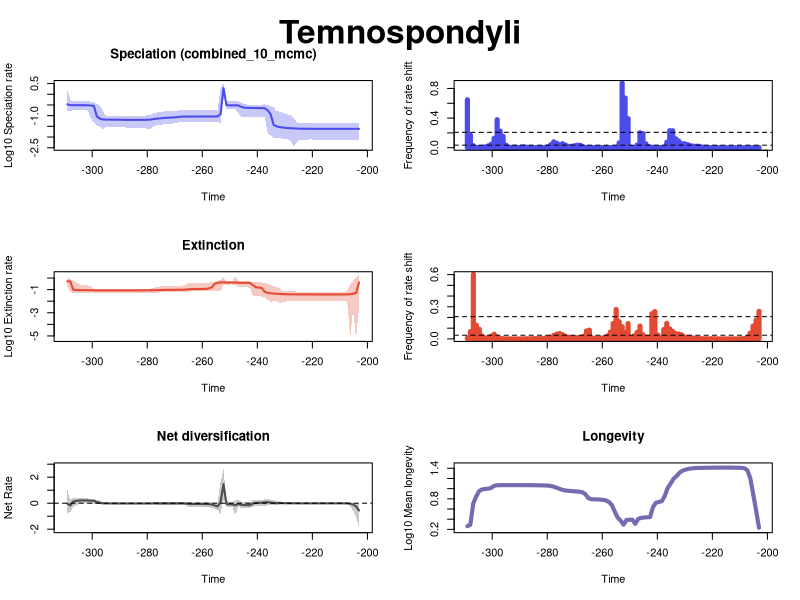

The R script that drew this image:


pdf(file='C:/Users/SimoesLabAdmin/Documents/BDNN_Arielli/temnospondyli/pyrate_mcmc_logs/Log_RTT_plots.pdf',width=10, height=15)
par(mfrow=c(3,2), oma=c(0,0,2,0))
library(scales)

time=c(-203.049067095, -204.11947328500003,-205.189879475,-206.26028566500003,-207.330691855,-208.40109804500003,-209.471504235,-210.54191042500003,-211.612316615,-212.68272280500003,-213.753128995,-214.82353518500003,-215.893941375,-216.96434756500003,-218.034753755,-219.10515994500003,-220.175566135,-221.24597232500003,-222.316378515,-223.38678470500003,-224.457190895,-225.52759708500002,-226.598003275,-227.66840946500002,-228.738815655,-229.80922184500002,-230.879628035,-231.95003422500002,-233.020440415,-234.09084660500002,-235.161252795,-236.23165898500002,-237.302065175,-238.37247136500002,-239.442877555,-240.51328374500002,-241.583689935,-242.65409612500002,-243.724502315,-244.79490850500002,-245.865314695,-246.93572088500002,-248.006127075,-249.07653326500002,-250.146939455,-251.21734564500002,-252.287751835,-253.35815802500002,-254.428564215,-255.49897040500002,-256.56937659500005,-257.639782785,-258.710188975,-259.780595165,-260.85100135500005,-261.921407545,-262.991813735,-264.062219925,-265.13262611500005,-266.203032305,-267.273438495,-268.343844685,-269.41425087500005,-270.484657065,-271.555063255,-272.625469445,-273.69587563500005,-274.766281825,-275.836688015,-276.907094205,-277.97750039500005,-279.047906585,-280.118312775,-281.188718965,-282.25912515500005,-283.329531345,-284.399937535,-285.470343725,-286.54074991500005,-287.611156105,-288.681562295,-289.751968485,-290.82237467500005,-291.892780865,-292.963187055,-294.033593245,-295.10399943500005,-296.174405625,-297.244811815,-298.315218005,-299.38562419500005,-300.456030385,-301.526436575,-302.596842765,-303.66724895500005,-304.737655145,-305.808061335,-306.878467525,-307.94887371500005,-309.019279905)
rate=c(0.02418712352950747, 0.02416526015265455,0.024158825108776434,0.024158825108776434,0.02415943995885243,0.0241599154402284,0.024159922373254684,0.024160971087713465,0.02416236273161705,0.024163714802773045,0.024165816998243696,0.024173497563970234,0.02418448748147939,0.024199443897796935,0.024211857151744964,0.02422827609694233,0.02424560645142779,0.024282100451159822,0.02432976154912806,0.024387237971664755,0.02452197733084148,0.024848273913091398,0.025303301399661554,0.025725043124976053,0.02619488091959979,0.02690725722673236,0.027983939263885593,0.029221776292478897,0.031386490611770956,0.03724827476612283,0.11624186748875011,0.17702605527303567,0.22349402542492935,0.22550980705800633,0.22600367293589596,0.22721065083005776,0.22762948651966938,0.22859155080988958,0.23094826407749686,0.23770956712983177,0.26072850989505825,0.3011449612107728,0.30510208105407954,0.30398817136319656,0.3039011579877309,0.30852988976270435,1.9264791944227753,0.11697652558664029,0.09246013352731378,0.09156141920772223,0.0914877028632062,0.09143063822501961,0.09142032997410687,0.0913484784923054,0.09120387812715022,0.09105978575314642,0.09085437827543252,0.09062845471960561,0.09056019635412922,0.09047010428520244,0.09020306051797039,0.08779802848773818,0.08476313732432102,0.08245766929734483,0.08091820187770012,0.07976662470257326,0.07858898417196458,0.07607171190433043,0.07372897060372212,0.07182979979080636,0.06848874574843372,0.06534943057909172,0.0640385897081617,0.06366670837916114,0.06354049504923479,0.06347583900377572,0.06344930300223862,0.06344930300223862,0.06349439596345435,0.06365743243227648,0.0638893207610183,0.06434530059821152,0.06460130228545075,0.06473222155492217,0.06498374370406705,0.0651566422906682,0.06543371631401235,0.06633425012641525,0.0729069480926264,0.0924337484396473,0.2842409308746611,0.2981120705283432,0.3037499181389608,0.3073290175291431,0.30847304047137625,0.3085448786818368,0.3086451889975679,0.30876811221883504,0.31189493371347055,0.33793115357445447)
minHPD=c(0.007531274290502142, 0.00753622990671462,0.007649910678998141,0.007567477482754343,0.007568870325054388,0.0075935331977245646,0.007599723887775216,0.007611786846115032,0.007531274290502142,0.007611786846115032,0.007610937465487986,0.007608722545017287,0.0075935331977245646,0.007568870325054388,0.00767755770345168,0.0076189430546379,0.007681191215750186,0.007676875502820546,0.0075631481154083855,0.0075653132366769685,0.00720922649374376,0.006129948152560766,0.003528637487108255,0.005909860015400134,0.00767755770345168,0.007933049017420866,0.008410720735350107,0.00877539142524024,0.00877539142524024,0.008884647015435133,0.011775100905627897,0.015534377258507934,0.08393562410128472,0.08676927190467426,0.08644869312330057,0.08737086855272184,0.08746471071220037,0.08737086855272184,0.08737086855272184,0.08662979920683504,0.09034472932102998,0.1308498410832844,0.20431470543398103,0.20592729753752023,0.20652639546388651,0.1959408564281656,1.0330355184337525,0.045767771168885765,0.050999987743032334,0.05168786169570942,0.05242496715759512,0.05259312456971181,0.05168786169570942,0.051818726264590866,0.05177390067750504,0.05242496715759512,0.051818726264590866,0.05173273493858286,0.05177390067750504,0.05153388033731122,0.05073098643268271,0.0487631720204029,0.04574130679718441,0.04314049643763425,0.04236802517001539,0.04040501526828131,0.03917574169163644,0.03774945929963532,0.0361198889861233,0.03486582005145578,0.028843370990684177,0.024081358420064848,0.024796662644830134,0.025448179697492593,0.02545710383444905,0.02568785653378891,0.02576060163002052,0.026061255316347086,0.027431269756419668,0.027876365593263272,0.029013078658278887,0.03034498080028249,0.031011852646028373,0.030931816626894013,0.031008948438542846,0.030431973216047195,0.02955243941549357,0.022952209044503652,0.030118343362656244,0.03334455065073734,0.04778432224494453,0.07170186587659277,0.1728194656400393,0.1784055917637081,0.18154360207118475,0.17964085602248894,0.17964085602248894,0.17880128655168084,0.16369982109381306,0.16358686547452764)
maxHPD=c(0.04354837535958902, 0.043320489844819496,0.043320489844819496,0.04319850121638267,0.04317903435004532,0.043185160392153386,0.04318132684299908,0.04317903435004532,0.043093514308327203,0.04317903435004532,0.04317903435004532,0.04318132684299908,0.043185160392153386,0.043176240195019644,0.043320489844819496,0.043324995614562906,0.043502893655917446,0.04372179388053163,0.04384514665740728,0.044290896115968,0.04522201552124802,0.04804725824948675,0.07139157257950533,0.09997895953388165,0.11326684484686322,0.12557741394578045,0.1380843130108084,0.14899127776667825,0.17285064214162696,0.24014667443022514,0.2854289250008776,0.3111408687567717,0.3350939741534418,0.330907498737883,0.3292700386070069,0.32861342892822465,0.32861342892822465,0.32892951247820934,0.33112158344904025,0.3415809833162391,0.3972025568018397,0.5044439570982041,0.47599468648264565,0.46511693670603915,0.4652532401866321,0.49966503770517506,3.0241912878913793,1.9002306863483356,0.19295965650523578,0.18270004696486522,0.18274129881169812,0.18251591147339274,0.18144577477629897,0.18126511227531591,0.18067398071667637,0.1808391730265163,0.1796691495305325,0.1790488696206697,0.1790488696206697,0.1791109432148444,0.1790488696206697,0.1763112855366342,0.17112945846795968,0.16553823915919094,0.16321437229038063,0.16026675880293625,0.1578170320570442,0.151084442538062,0.14301220736762094,0.137230120541602,0.12531809883997214,0.10824890720148485,0.10228341678541099,0.10109809586593688,0.10028661538705617,0.10029705305552772,0.10025649123403811,0.10028661538705617,0.10046818039263875,0.09881113018167997,0.09809728255555432,0.09727302933061259,0.09723730325736085,0.09726517453128557,0.09763382509496103,0.09809179624975817,0.10022956997160196,0.17862097983964617,0.30074296601444567,0.3432609950509072,0.42131962680414115,0.4366755666484208,0.4885427280102973,0.46479462829643625,0.4659208194420687,0.4657478429299226,0.46943139082128194,0.47378300739504847,0.5264527671892592,1.528683726773804)
remove_na = !is.na(rate)
time = time[remove_na]
plot(time,time,type = 'n', ylim = c(-2.498150446945776, 0.5220019431012375), xlim = c(-309.554483,-202.513864), ylab = 'Log10 Speciation rate', xlab = 'Time',main='Speciation (combined_10_mcmc)' )
polygon(c(time, rev(time)), c(log10(maxHPD[remove_na]), rev(log10(minHPD[remove_na]))), col = alpha('#4c4cec',0.3), border = NA)
lines(time,log10(rate[remove_na]), col = '#4c4cec', lwd=2)
mtext("Temnospondyli", outer = TRUE, line = -1.5, cex = 2, font = 2)
mids=c(-203.0544731868687, -204.13569156060606,-205.21690993434345,-206.2981283080808,-207.3793466818182,-208.46056505555555,-209.54178342929293,-210.62300180303032,-211.70422017676768,-212.78543855050506,-213.86665692424242,-214.9478752979798,-216.02909367171716,-217.11031204545455,-218.19153041919193,-219.2727487929293,-220.35396716666668,-221.43518554040404,-222.51640391414142,-223.5976222878788,-224.67884066161616,-225.76005903535355,-226.8412774090909,-227.9224957828283,-229.00371415656568,-230.08493253030304,-231.16615090404042,-232.24736927777778,-233.32858765151516,-234.40980602525252,-235.4910243989899,-236.57224277272726,-237.65346114646465,-238.73467952020204,-239.8158978939394,-240.89711626767678,-241.97833464141414,-243.05955301515152,-244.1407713888889,-245.22198976262627,-246.30320813636365,-247.384426510101,-248.4656448838384,-249.54686325757578,-250.62808163131314,-251.7093000050505,-252.79051837878788,-253.87173675252527,-254.95295512626262,-256.03417350000007,-257.1153918737374,-258.1966102474747,-259.27782862121217,-260.3590469949495,-261.4402653686868,-262.52148374242427,-263.6027021161616,-264.68392048989904,-265.76513886363637,-266.8463572373737,-267.92757561111114,-269.00879398484847,-270.0900123585859,-271.17123073232324,-272.25244910606057,-273.333667479798,-274.41488585353534,-275.4961042272728,-276.5773226010101,-277.65854097474744,-278.7397593484849,-279.8209777222222,-280.90219609595965,-281.983414469697,-283.0646328434343,-284.14585121717175,-285.2270695909091,-286.3082879646465,-287.38950633838385,-288.4707247121212,-289.5519430858586,-290.63316145959595,-291.7143798333334,-292.7955982070707,-293.87681658080805,-294.9580349545455,-296.0392533282828,-297.12047170202027,-298.2016900757576,-299.2829084494949,-300.36412682323237,-301.4453451969697,-302.52656357070714,-303.60778194444447,-304.6890003181818,-305.77021869191924,-306.85143706565657,-307.9326554393939,-309.01387381313134)
counts=c(0.001550561797752809, 0.0009662921348314607,0.0005393258426966292,0.00044943820224719103,0.00047191011235955056,0.0002584269662921348,0.00023595505617977528,0.0002696629213483146,0.00021348314606741572,0.00041573033707865167,0.0004606741573033708,0.0006179775280898876,0.0009887640449438202,0.0010112359550561798,0.0011685393258426967,0.0014157303370786517,0.002303370786516854,0.00250561797752809,0.0035393258426966293,0.008224719101123596,0.019112359550561796,0.020617977528089887,0.021280898876404494,0.027157303370786517,0.042853932584269665,0.05302247191011236,0.05543820224719101,0.09149438202247191,0.12021348314606742,0.22886516853932584,0.2297191011235955,0.07376404494382023,0.004887640449438202,0.005044943820224719,0.004887640449438202,0.003056179775280899,0.0063370786516853935,0.014662921348314607,0.05203370786516854,0.18965168539325844,0.20152808988764045,0.034764044943820224,0.004022471910112359,0.003764044943820225,0.39164044943820225,0.6713932584269663,0.8722359550561798,0.06555056179775282,0.00451685393258427,0.0016067415730337078,0.0014831460674157304,0.001101123595505618,0.0017303370786516854,0.0024719101123595504,0.002044943820224719,0.002966292134831461,0.0022247191011235956,0.002112359550561798,0.002764044943820225,0.01357303370786517,0.033134831460674155,0.03451685393258427,0.027089887640449437,0.01955056179775281,0.018348314606741575,0.03506741573033708,0.0540561797752809,0.042853932584269665,0.0608314606741573,0.07877528089887641,0.03995505617977528,0.011191011235955057,0.00447191011235955,0.0020674157303370785,0.0011573033707865169,0.0011123595505617978,0.0026292134831460675,0.005786516853932585,0.006561797752808989,0.010606741573033708,0.008719101123595505,0.0032808988764044945,0.00698876404494382,0.005123595505617978,0.00903370786516854,0.033651685393258426,0.15407865168539325,0.22432584269662922,0.37747191011235953,0.1272247191011236,0.04706741573033708,0.025348314606741574,0.01196629213483146,0.004685393258426966,0.003797752808988764,0.004808988764044944,0.027112359550561797,0.17084269662921348,0.6472584269662921)
plot(mids,counts,type = 'h', xlim = c(-309.554483,-202.513864), ylim=c(0,0.8722359550561798), ylab = 'Frequency of rate shift', xlab = 'Time',lwd=5,col='#4c4cec')
bf2 = 0.034236664179175785
bf6 = 0.20757227865309927
abline(h=bf2, lty=2)
abline(h=bf6, lty=2)

time=c(-203.049067095, -204.11947328500003,-205.189879475,-206.26028566500003,-207.330691855,-208.40109804500003,-209.471504235,-210.54191042500003,-211.612316615,-212.68272280500003,-213.753128995,-214.82353518500003,-215.893941375,-216.96434756500003,-218.034753755,-219.10515994500003,-220.175566135,-221.24597232500003,-222.316378515,-223.38678470500003,-224.457190895,-225.52759708500002,-226.598003275,-227.66840946500002,-228.738815655,-229.80922184500002,-230.879628035,-231.95003422500002,-233.020440415,-234.09084660500002,-235.161252795,-236.23165898500002,-237.302065175,-238.37247136500002,-239.442877555,-240.51328374500002,-241.583689935,-242.65409612500002,-243.724502315,-244.79490850500002,-245.865314695,-246.93572088500002,-248.006127075,-249.07653326500002,-250.146939455,-251.21734564500002,-252.287751835,-253.35815802500002,-254.428564215,-255.49897040500002,-256.56937659500005,-257.639782785,-258.710188975,-259.780595165,-260.85100135500005,-261.921407545,-262.991813735,-264.062219925,-265.13262611500005,-266.203032305,-267.273438495,-268.343844685,-269.41425087500005,-270.484657065,-271.555063255,-272.625469445,-273.69587563500005,-274.766281825,-275.836688015,-276.907094205,-277.97750039500005,-279.047906585,-280.118312775,-281.188718965,-282.25912515500005,-283.329531345,-284.399937535,-285.470343725,-286.54074991500005,-287.611156105,-288.681562295,-289.751968485,-290.82237467500005,-291.892780865,-292.963187055,-294.033593245,-295.10399943500005,-296.174405625,-297.244811815,-298.315218005,-299.38562419500005,-300.456030385,-301.526436575,-302.596842765,-303.66724895500005,-304.737655145,-305.808061335,-306.878467525,-307.94887371500005,-309.019279905)
rate=c(0.4130314146352023, 0.051015764410797734,0.04378287096112472,0.04019509796288638,0.03856850978911769,0.038228648971374964,0.03816546537937909,0.03813903971273122,0.03811903114312526,0.03810586767506108,0.038101866416856936,0.038102478839768424,0.03810586767506108,0.03811607779270446,0.038137777187102886,0.03816021100819254,0.03820883340235487,0.0382918764228614,0.03832626500814389,0.03837303074592044,0.038446111331607594,0.0385599965428783,0.038700114371874046,0.03896644237902143,0.039346982455753514,0.03989204341652407,0.04055205171920674,0.04188986054025788,0.04385110463965587,0.045450184412539354,0.048633994953126966,0.05242818645758376,0.06515276815680826,0.1359066104178435,0.14871479741747773,0.1591566382961101,0.23580843851089847,0.3797432382228385,0.3818809591785406,0.38376830776282234,0.38789770830072035,0.39641423701250345,0.41309135071665554,0.4057304528062148,0.4058017954116231,0.40721565335982646,0.42934076372266594,0.41028248777683274,0.3911921332016697,0.31748101607987245,0.15547256933909454,0.12691952102221551,0.11555013378455205,0.11350646690834712,0.11234685351093987,0.11174835538905911,0.11142331757375938,0.11085987103344361,0.10674423359057167,0.10003080669013095,0.09769863461815678,0.09702328933706246,0.09651765905920567,0.09603542672692414,0.09561816859483319,0.09512501747608797,0.09439239595577381,0.09328131730658662,0.09155646384974052,0.08974525696803241,0.08833611486671605,0.08740840671122742,0.08695406912587861,0.08670315021601521,0.08652797225547787,0.08642262039396771,0.08631331164383954,0.08623560840112904,0.0861677473414658,0.086105686061384,0.08606722870819386,0.08605208761954321,0.08603949776404524,0.08603507121327131,0.08603904646216362,0.08604422861936314,0.08605306768046941,0.08607732886190611,0.0861542834947572,0.08628548405642131,0.08685410752554637,0.08845786460721076,0.08906585079891344,0.08918283200248335,0.0894624726910338,0.09018067551901887,0.09293299500269137,0.09808778156469619,0.5031761103134161,0.5243255149854191)
minHPD=c(0.0029981636438845554, 6.184892426516235e-06,0.002159094752672523,6.184892426516235e-06,0.009111524127604579,0.009957630854288033,0.01092943508589366,0.01092943508589366,0.011051197658184074,0.01092943508589366,0.011035599449806949,0.011051975477775177,0.011080643914757281,0.0110853981644967,0.011087255333831845,0.011035599449806949,0.011076432014019682,0.011072543840926003,0.011059814728801154,0.011044993184485036,0.0110853981644967,0.011051197658184074,0.011097822329980633,0.010485892818468377,0.010314177905774375,0.009235326143916148,0.007706695371059864,0.007663556725564933,0.009758267320137086,0.010077983957248144,0.009128383430344694,0.012891124999270472,0.020922071778256262,0.02519612263995899,0.0265425319205037,0.027467799450976802,0.02857539625086351,0.1483266001990327,0.15531933290345132,0.16362311435711024,0.1673723676173281,0.1731903047630816,0.24919959154229493,0.27614393132088605,0.27614393132088605,0.2750336374527667,0.2666113609253544,0.07910577001631075,0.0775995950065893,0.07345585010230855,0.07211776066664508,0.07026576441563144,0.07034240295089232,0.07016435500638774,0.0700995479515686,0.07034011583684947,0.07026576441563144,0.06934812701216438,0.06618264976037125,0.05945036237733298,0.062355144246523914,0.062417117012657355,0.062403729372750474,0.06180161659550168,0.06231841502954851,0.061137418768980635,0.06118931711304754,0.0581196575011675,0.05545603711224187,0.05109764103880086,0.04899835429595621,0.050990969480381176,0.05297994343468534,0.05320306462965874,0.05448248477132658,0.05481951137916173,0.0555282851320574,0.05545603711224187,0.05551188367122914,0.05551188367122914,0.0555336965783079,0.05551188367122914,0.05551278959853054,0.05552461308849902,0.05560174078693684,0.05559457677712725,0.05559457677712725,0.05552461308849902,0.05552461308849902,0.05549046413368662,0.05259069563211943,0.046001965119303365,0.04849670895210948,0.04986913508978784,0.049662866374372304,0.049812192225909734,0.0506115300909486,0.05057835393149616,0.06531674710016036,0.17194322542077828)
maxHPD=c(1.9043110300383437, 1.0876755309113346,0.5826726748571851,0.27031371897838585,0.07108875687456286,0.0682680692604187,0.0685582354323586,0.06825311490669245,0.06817496998954305,0.06790844555367334,0.06793345967269344,0.06791234684669646,0.06791234684669646,0.06791234684669646,0.06790420442972758,0.0678140543962487,0.06779477554565912,0.06779477554565912,0.06783406082935609,0.06791171133704568,0.06812334336431226,0.06843319128195008,0.06905443465935632,0.06964130721000375,0.07136182489783158,0.07439233262673711,0.08196865229720325,0.12688206607774266,0.16910167057151881,0.19598190382504946,0.26452138191827373,0.3198829258071758,0.3838455200117149,0.41120245825683344,0.41476915100885714,0.41895112515102617,0.4447069659099905,0.5052473033515864,0.5048469938915596,0.5109781208448838,0.5150819005174138,0.5380653077956598,1.3218494329931583,0.5496570435173754,0.5493586821607914,0.5628547215234935,1.1478053352966848,0.745783345070285,0.5621157576157871,0.49338058471802143,0.4373298267289903,0.4080014331477894,0.39222473320144013,0.3868045721857568,0.3831650348550487,0.38231984080995784,0.3817543641234693,0.3801976353425681,0.3658888887311163,0.2655957366373177,0.21998895194183615,0.2140286703009947,0.2113150389092639,0.20860649692859481,0.2079119981734033,0.20508688408099685,0.2026867115459717,0.19400032951296842,0.18127782932004985,0.1589912096605309,0.13424560326372798,0.11943330637359244,0.11701811588520236,0.11545775160845642,0.11537305304087614,0.11507369072978178,0.11518028115706784,0.11475533817010773,0.11455869083150248,0.11436357877886624,0.1143506469396821,0.11430002426184427,0.11428658888247434,0.11428590745301193,0.1143506469396821,0.11436357877886624,0.11436191800620027,0.11436357877886624,0.11468217559167274,0.115215708161325,0.11620177381159257,0.19713728184016713,0.22766673826753814,0.2351495025774724,0.2494422643900455,0.287951353554717,0.4354021496385959,0.5556867456352106,0.8996063365860086,0.9568602996300126)
remove_na = !is.na(rate)
time = time[remove_na]
plot(time,time,type = 'n', ylim = c(-5.2544253401891785, 0.3211305680709665), xlim = c(-309.554483,-202.513864), ylab = 'Log10 Extinction rate', xlab = 'Time',main='Extinction' )
polygon(c(time, rev(time)), c(log10(maxHPD[remove_na]), rev(log10(minHPD[remove_na]))), col = alpha('#e34a33',0.3), border = NA)
lines(time,log10(rate[remove_na]), col = '#e34a33', lwd=2)
mids=c(-203.0544731868687, -204.13569156060606,-205.21690993434345,-206.2981283080808,-207.3793466818182,-208.46056505555555,-209.54178342929293,-210.62300180303032,-211.70422017676768,-212.78543855050506,-213.86665692424242,-214.9478752979798,-216.02909367171716,-217.11031204545455,-218.19153041919193,-219.2727487929293,-220.35396716666668,-221.43518554040404,-222.51640391414142,-223.5976222878788,-224.67884066161616,-225.76005903535355,-226.8412774090909,-227.9224957828283,-229.00371415656568,-230.08493253030304,-231.16615090404042,-232.24736927777778,-233.32858765151516,-234.40980602525252,-235.4910243989899,-236.57224277272726,-237.65346114646465,-238.73467952020204,-239.8158978939394,-240.89711626767678,-241.97833464141414,-243.05955301515152,-244.1407713888889,-245.22198976262627,-246.30320813636365,-247.384426510101,-248.4656448838384,-249.54686325757578,-250.62808163131314,-251.7093000050505,-252.79051837878788,-253.87173675252527,-254.95295512626262,-256.03417350000007,-257.1153918737374,-258.1966102474747,-259.27782862121217,-260.3590469949495,-261.4402653686868,-262.52148374242427,-263.6027021161616,-264.68392048989904,-265.76513886363637,-266.8463572373737,-267.92757561111114,-269.00879398484847,-270.0900123585859,-271.17123073232324,-272.25244910606057,-273.333667479798,-274.41488585353534,-275.4961042272728,-276.5773226010101,-277.65854097474744,-278.7397593484849,-279.8209777222222,-280.90219609595965,-281.983414469697,-283.0646328434343,-284.14585121717175,-285.2270695909091,-286.3082879646465,-287.38950633838385,-288.4707247121212,-289.5519430858586,-290.63316145959595,-291.7143798333334,-292.7955982070707,-293.87681658080805,-294.9580349545455,-296.0392533282828,-297.12047170202027,-298.2016900757576,-299.2829084494949,-300.36412682323237,-301.4453451969697,-302.52656357070714,-303.60778194444447,-304.6890003181818,-305.77021869191924,-306.85143706565657,-307.9326554393939,-309.01387381313134)
counts=c(0.2570674157303371, 0.17348314606741572,0.1197752808988764,0.052764044943820226,0.01301123595505618,0.00350561797752809,0.0017865168539325843,0.00149438202247191,0.0009213483146067416,0.0007415730337078652,0.0006067415730337079,0.0006629213483146068,0.0006853932584269663,0.0008539325842696629,0.0011348314606741572,0.0022696629213483145,0.0021573033707865167,0.0014382022471910113,0.0017865168539325843,0.002258426966292135,0.003112359550561798,0.004797752808988764,0.00798876404494382,0.010674157303370787,0.014224719101123596,0.019224719101123597,0.03807865168539326,0.045539325842696626,0.048741573033707866,0.07024719101123596,0.0948876404494382,0.145,0.08789887640449438,0.016213483146067416,0.0361123595505618,0.25502247191011235,0.23504494382022473,0.012258426966292134,0.017370786516853934,0.0389438202247191,0.11991011235955056,0.06079775280898876,0.028247191011235954,0.0039101123595505615,0.14259550561797754,0.06219101123595506,0.11421348314606741,0.1603370786516854,0.2742022471910112,0.14391011235955056,0.06312359550561798,0.027112359550561797,0.011067415730337078,0.008134831460674157,0.00401123595505618,0.004426966292134831,0.009741573033707865,0.08197752808988765,0.0738314606741573,0.023157303370786517,0.012752808988764045,0.011808988764044943,0.011168539325842696,0.011325842696629214,0.01656179775280899,0.024415730337078653,0.039269662921348314,0.04978651685393259,0.04396629213483146,0.031696629213483145,0.016853932584269662,0.008056179775280899,0.006146067415730337,0.004179775280898876,0.0034719101123595504,0.003089887640449438,0.0023932584269662923,0.0018651685393258426,0.001898876404494382,0.0009101123595505618,0.0006853932584269663,0.000550561797752809,0.00047191011235955056,0.0007078651685393258,0.0007303370786516854,0.0010112359550561798,0.002460674157303371,0.004022471910112359,0.014303370786516854,0.043808988764044945,0.026213483146067414,0.0057752808988764046,0.010943820224719101,0.026674157303370787,0.08947191011235955,0.12779775280898875,0.6028426966292135,0.06769662921348314,0.007707865168539326)
plot(mids,counts,type = 'h', xlim = c(-309.554483,-202.513864), ylim=c(0,0.6028426966292135), ylab = 'Frequency of rate shift', xlab = 'Time',lwd=5,col='#e34a33')
abline(h=bf2, lty=2)
abline(h=bf6, lty=2)
#Net Diversification Rate
time=c(-203.049067095, -204.11947328500003,-205.189879475,-206.26028566500003,-207.330691855,-208.40109804500003,-209.471504235,-210.54191042500003,-211.612316615,-212.68272280500003,-213.753128995,-214.82353518500003,-215.893941375,-216.96434756500003,-218.034753755,-219.10515994500003,-220.175566135,-221.24597232500003,-222.316378515,-223.38678470500003,-224.457190895,-225.52759708500002,-226.598003275,-227.66840946500002,-228.738815655,-229.80922184500002,-230.879628035,-231.95003422500002,-233.020440415,-234.09084660500002,-235.161252795,-236.23165898500002,-237.302065175,-238.37247136500002,-239.442877555,-240.51328374500002,-241.583689935,-242.65409612500002,-243.724502315,-244.79490850500002,-245.865314695,-246.93572088500002,-248.006127075,-249.07653326500002,-250.146939455,-251.21734564500002,-252.287751835,-253.35815802500002,-254.428564215,-255.49897040500002,-256.56937659500005,-257.639782785,-258.710188975,-259.780595165,-260.85100135500005,-261.921407545,-262.991813735,-264.062219925,-265.13262611500005,-266.203032305,-267.273438495,-268.343844685,-269.41425087500005,-270.484657065,-271.555063255,-272.625469445,-273.69587563500005,-274.766281825,-275.836688015,-276.907094205,-277.97750039500005,-279.047906585,-280.118312775,-281.188718965,-282.25912515500005,-283.329531345,-284.399937535,-285.470343725,-286.54074991500005,-287.611156105,-288.681562295,-289.751968485,-290.82237467500005,-291.892780865,-292.963187055,-294.033593245,-295.10399943500005,-296.174405625,-297.244811815,-298.315218005,-299.38562419500005,-300.456030385,-301.526436575,-302.596842765,-303.66724895500005,-304.737655145,-305.808061335,-306.878467525,-307.94887371500005,-309.019279905)
net_rate=c(-0.5609629032404865, -0.24318576335205772,-0.10073729537755335,-0.03634136418336248,-0.018176487894685026,-0.014705777141677652,-0.014117730101008986,-0.013920814158152914,-0.01380720395513796,-0.013734882365648505,-0.013692826678096069,-0.013673230988352138,-0.013659718769089241,-0.013643215727450054,-0.013631372568526959,-0.013612979802691954,-0.013616491443576522,-0.013600760852366604,-0.013483119170800487,-0.013319917189362927,-0.012850419648943382,-0.011524296331125802,-0.009685043126247695,-0.00820286287058657,-0.006635370234931697,-0.004005551996254554,-0.00020393532092685088,0.0018680673181838692,0.005031542538947415,0.018199373232478153,0.04161843207107558,0.08410718769078923,0.07136869274389508,0.03526362678317655,0.029133938454069634,0.02417978849850956,-0.018361173612375353,-0.14749396343595775,-0.14964998821786488,-0.146510977070638,-0.12320946806169751,-0.05356198705234775,-0.16232384921943116,-0.08885992154387069,-0.0890398999273968,-0.06180058347509843,1.468413641277199,0.08219732627193223,-0.24834794201788368,-0.1748147473801095,-0.10328105223279396,-0.07763473573088102,-0.06545746701628256,-0.06170597348440511,-0.05948919332590297,-0.058664961169979435,-0.05840770339838641,-0.057888189397984485,-0.04852416486223214,-0.023963014741327105,-0.013786695752188605,-0.014125670105680237,-0.016373761958315785,-0.018151730170672935,-0.019224289172436734,-0.019524181547465665,-0.019203429256224227,-0.0200809423881323,-0.019286344222644376,-0.01749152715504706,-0.01994583103625293,-0.02338373654353351,-0.024413527500299455,-0.02439669291240666,-0.024213552070294093,-0.024046636948705888,-0.023855176476582206,-0.023695558110297246,-0.02344537178988926,-0.02301251859487697,-0.022534801352745167,-0.021690140129678234,-0.02116389550788343,-0.02088845887815745,-0.020276358708678253,-0.01964035565301384,-0.018179020129492678,-0.01132286805440534,0.025513339835123747,0.07720427536620769,0.1791846732360661,0.19820568024833574,0.20679164628329336,0.21395612258173155,0.21440849356470737,0.20688463446526115,0.17662001763208157,0.12490820639511681,-0.17759876923353024,-0.03381524086096408)
net_minHPD=c(-1.8818046220363187, -1.0673116623645296,-0.5634511506869334,-0.2517703904956368,-0.05067000567173807,-0.04764815553809995,-0.047676926951191884,-0.046594263521239576,-0.046504026402709175,-0.04634524793589088,-0.04626380129155584,-0.04630147545344236,-0.04626380129155584,-0.04626380129155584,-0.04630147545344236,-0.04646743526568907,-0.04659283871819911,-0.04687811897165017,-0.047389040298495486,-0.04817744029308231,-0.050352959530707585,-0.05410780668350986,-0.06580249966388159,-0.05724101766804496,-0.0572904281050636,-0.057169303970091144,-0.060868161328597535,-0.10029874955421339,-0.14800603641204213,-0.1394334882842106,-0.16631142932741208,-0.1722340824140166,-0.20640712722299673,-0.21684922126858772,-0.21844430563038056,-0.2252107001110523,-0.26524708647632633,-0.3494923540674771,-0.3460623621175132,-0.3506393934343154,-0.34535979649040605,-0.32001099510810305,-0.8829376190793021,-0.2675682689353751,-0.2675456044040333,-0.3162591848748595,0.42498129889447256,-0.8380386468122706,-0.5374565979192821,-0.41912308653178654,-0.35191047268784104,-0.3200999318983351,-0.3025410761471953,-0.2938670042614443,-0.29022542766290743,-0.2898599513510083,-0.29024473444265225,-0.2898599513510083,-0.27292944666269126,-0.15657363495561993,-0.11367447805356054,-0.1142200247593694,-0.11436603224952503,-0.12064771594267815,-0.1216343711365741,-0.12164337076067817,-0.12136658421014454,-0.12777726303375017,-0.1177407037076712,-0.09458486556675104,-0.08243487719224937,-0.07867765773416172,-0.07216829082119436,-0.0719289837028095,-0.06955316621986707,-0.06843000249440832,-0.06764018515124573,-0.06719811457635673,-0.06724147890245669,-0.06614640800163751,-0.06461760722995465,-0.06386579505180623,-0.06391104179976635,-0.06385840801601952,-0.06386280970564442,-0.06386579505180623,-0.06666079832069163,-0.07880617063577453,-0.06527035616914728,-0.05846596506892196,-0.038149632925157634,-0.02599808628546707,-0.01382765243842285,0.03879472892484903,0.030937446142514646,-0.01821478597521975,-0.17167266655157348,-0.3048653359715505,-0.6773060167342446,-0.767278387395649)
net_maxHPD=c(0.034154881639850795, 0.03561751538633587,0.03463732213530891,0.03572044001348852,0.02141677985207269,0.01965483499766666,0.018829633761082452,0.019564908800210532,0.01939503317906833,0.0193887499416375,0.019360114087386297,0.019297187028698155,0.019321023156807348,0.019368668606225665,0.01938816394593229,0.019314184483354625,0.019321023156807348,0.0193640786431291,0.0193887499416375,0.019527101174262415,0.019867543479806248,0.023928997519179963,0.04171507723133079,0.07618286811336794,0.08892365864298331,0.10474226558536595,0.12376399425264069,0.13962047981165188,0.15308661596633735,0.23883891625407858,0.2780443303544262,0.29870494825532456,0.2885861376088448,0.27637558268025986,0.2759027329187939,0.2752238037278585,0.27024767219479445,0.061925523376671454,0.05512868063483117,0.05655527058508472,0.11296620723597675,0.24009394405413556,0.20652072578976355,0.12021299832935067,0.11922329340333743,0.17255723825540403,2.636872130895943,1.6606990791706862,0.055418525354517176,0.0452578574602714,0.055049614671057165,0.05650547437266237,0.05733965013111314,0.06032797000856191,0.06094622179601432,0.0605354370122715,0.06046889644854479,0.06122130056482922,0.06762051217411884,0.09266993799558805,0.08795774858946888,0.08087319766726205,0.07919768536093058,0.07441512016495908,0.07441512016495908,0.07441512016495908,0.07443784198662688,0.07120798212067547,0.07081450106157641,0.0679458595521928,0.05261083809339147,0.026965590737829864,0.020839520833921113,0.01719268938229218,0.017188170655527357,0.017260303768082755,0.017136664977149885,0.016990625761050163,0.01618430106138119,0.01620908647939863,0.016990625761050163,0.017196086333553545,0.017305571769474823,0.0180000258197425,0.019091993128962426,0.02093784523579076,0.022606043801451224,0.09065808638393268,0.2170411620598199,0.2634356338808605,0.3428035026184158,0.35066543406257317,0.36100089995099416,0.3988364369721715,0.40731905193300755,0.41510170591147094,0.4081705229080055,0.4021122257116708,0.29615818713418113,1.0131508860008667)
remove_na = !is.na(net_rate)
time = time[remove_na]
plot(time,time,type = 'n', ylim = c(-2.0699850842399505, 2.9005593439855373), xlim = c(-309.554483,-202.513864), ylab = 'Net Rate', xlab = 'Time',lwd=2, main='Net diversification', col= '#504A4B' )
polygon(c(time, rev(time)), c(net_maxHPD[remove_na], rev(net_minHPD[remove_na])), col = alpha('#504A4B',0.3), border = NA)
lines(time,net_rate[remove_na], col = '#504A4B', lwd=2)
abline(h=0,lty=2)


time=c(-203.049067095, -204.11947328500003,-205.189879475,-206.26028566500003,-207.330691855,-208.40109804500003,-209.471504235,-210.54191042500003,-211.612316615,-212.68272280500003,-213.753128995,-214.82353518500003,-215.893941375,-216.96434756500003,-218.034753755,-219.10515994500003,-220.175566135,-221.24597232500003,-222.316378515,-223.38678470500003,-224.457190895,-225.52759708500002,-226.598003275,-227.66840946500002,-228.738815655,-229.80922184500002,-230.879628035,-231.95003422500002,-233.020440415,-234.09084660500002,-235.161252795,-236.23165898500002,-237.302065175,-238.37247136500002,-239.442877555,-240.51328374500002,-241.583689935,-242.65409612500002,-243.724502315,-244.79490850500002,-245.865314695,-246.93572088500002,-248.006127075,-249.07653326500002,-250.146939455,-251.21734564500002,-252.287751835,-253.35815802500002,-254.428564215,-255.49897040500002,-256.56937659500005,-257.639782785,-258.710188975,-259.780595165,-260.85100135500005,-261.921407545,-262.991813735,-264.062219925,-265.13262611500005,-266.203032305,-267.273438495,-268.343844685,-269.41425087500005,-270.484657065,-271.555063255,-272.625469445,-273.69587563500005,-274.766281825,-275.836688015,-276.907094205,-277.97750039500005,-279.047906585,-280.118312775,-281.188718965,-282.25912515500005,-283.329531345,-284.399937535,-285.470343725,-286.54074991500005,-287.611156105,-288.681562295,-289.751968485,-290.82237467500005,-291.892780865,-292.963187055,-294.033593245,-295.10399943500005,-296.174405625,-297.244811815,-298.315218005,-299.38562419500005,-300.456030385,-301.526436575,-302.596842765,-303.66724895500005,-304.737655145,-305.808061335,-306.878467525,-307.94887371500005,-309.019279905)
rate=c(1.7048775970947674, 3.7267043472042265,7.955104601036087,16.31617368909301,23.18955917648405,25.22187277808005,25.601684807210937,25.731317320772888,25.807030395368802,25.853705672821146,25.880193298403118,25.888030056435568,25.88726621559945,25.878613229116137,25.862460449371707,25.841470020231473,25.793047540417234,25.717102109170327,25.67899685598657,25.628126965260435,25.557913042097532,25.44874045143391,25.266849017784686,24.91024080541243,24.40075205607164,23.58376562795538,22.53329336523718,20.481988362034052,17.62649314479801,15.654362210139995,12.59236639312283,10.34178382581458,7.194814508331174,5.669409007359601,5.468690173754649,5.295681257210755,4.317387084627907,2.767394584015693,2.737393939376046,2.7156999521972405,2.6669516003193787,2.561984357050718,2.040440452636722,2.4479131876569444,2.4486303991193066,2.425966558388971,1.9579489263936216,2.357511093104032,2.707393589556248,3.57313408769579,4.807142636227682,5.487886160534552,5.881914856684817,6.017349452599693,6.106371730662146,6.144737929127816,6.163876290095808,6.192082875521526,6.57456592898577,7.837117587615808,8.505348843960064,8.695114518574995,8.80481228081619,8.909375029690816,8.996225509108829,9.101044968920888,9.273690544876288,9.568029468774325,10.042932666213554,10.590962391571766,11.047028221482671,11.34802966441383,11.489148367325768,11.556880249703674,11.604953647522803,11.636417519396796,11.665770167306704,11.68530316102202,11.699686613090705,11.712319207485317,11.722879555005386,11.7267026278903,11.728915573083933,11.72965196226603,11.728831118360272,11.727696982055434,11.724837543146766,11.71741943629112,11.689803331885871,11.638925979732484,11.317352997419956,10.307950188568514,9.961612534705722,9.869316637897194,9.644491706482869,8.979698475061396,7.036498456888172,5.138415577250926,1.9503673972984097,1.8341026714086315)
minHPD=c(1.7048775970947674, 3.7267043472042265,7.955104601036087,16.31617368909301,23.18955917648405,25.22187277808005,25.601684807210937,25.731317320772888,25.807030395368802,25.853705672821146,25.880193298403118,25.888030056435568,25.88726621559945,25.878613229116137,25.862460449371707,25.841470020231473,25.793047540417234,25.717102109170327,25.67899685598657,25.628126965260435,25.557913042097532,25.44874045143391,25.266849017784686,24.91024080541243,24.40075205607164,23.58376562795538,22.53329336523718,20.481988362034052,17.62649314479801,15.654362210139995,12.59236639312283,10.34178382581458,7.194814508331174,5.669409007359601,5.468690173754649,5.295681257210755,4.317387084627907,2.767394584015693,2.737393939376046,2.7156999521972405,2.6669516003193787,2.561984357050718,2.040440452636722,2.4479131876569444,2.4486303991193066,2.425966558388971,1.9579489263936216,2.357511093104032,2.707393589556248,3.57313408769579,4.807142636227682,5.487886160534552,5.881914856684817,6.017349452599693,6.106371730662146,6.144737929127816,6.163876290095808,6.192082875521526,6.57456592898577,7.837117587615808,8.505348843960064,8.695114518574995,8.80481228081619,8.909375029690816,8.996225509108829,9.101044968920888,9.273690544876288,9.568029468774325,10.042932666213554,10.590962391571766,11.047028221482671,11.34802966441383,11.489148367325768,11.556880249703674,11.604953647522803,11.636417519396796,11.665770167306704,11.68530316102202,11.699686613090705,11.712319207485317,11.722879555005386,11.7267026278903,11.728915573083933,11.72965196226603,11.728831118360272,11.727696982055434,11.724837543146766,11.71741943629112,11.689803331885871,11.638925979732484,11.317352997419956,10.307950188568514,9.961612534705722,9.869316637897194,9.644491706482869,8.979698475061396,7.036498456888172,5.138415577250926,1.9503673972984097,1.8341026714086315)
maxHPD=c(1.7048775970947674, 3.7267043472042265,7.955104601036087,16.31617368909301,23.18955917648405,25.22187277808005,25.601684807210937,25.731317320772888,25.807030395368802,25.853705672821146,25.880193298403118,25.888030056435568,25.88726621559945,25.878613229116137,25.862460449371707,25.841470020231473,25.793047540417234,25.717102109170327,25.67899685598657,25.628126965260435,25.557913042097532,25.44874045143391,25.266849017784686,24.91024080541243,24.40075205607164,23.58376562795538,22.53329336523718,20.481988362034052,17.62649314479801,15.654362210139995,12.59236639312283,10.34178382581458,7.194814508331174,5.669409007359601,5.468690173754649,5.295681257210755,4.317387084627907,2.767394584015693,2.737393939376046,2.7156999521972405,2.6669516003193787,2.561984357050718,2.040440452636722,2.4479131876569444,2.4486303991193066,2.425966558388971,1.9579489263936216,2.357511093104032,2.707393589556248,3.57313408769579,4.807142636227682,5.487886160534552,5.881914856684817,6.017349452599693,6.106371730662146,6.144737929127816,6.163876290095808,6.192082875521526,6.57456592898577,7.837117587615808,8.505348843960064,8.695114518574995,8.80481228081619,8.909375029690816,8.996225509108829,9.101044968920888,9.273690544876288,9.568029468774325,10.042932666213554,10.590962391571766,11.047028221482671,11.34802966441383,11.489148367325768,11.556880249703674,11.604953647522803,11.636417519396796,11.665770167306704,11.68530316102202,11.699686613090705,11.712319207485317,11.722879555005386,11.7267026278903,11.728915573083933,11.72965196226603,11.728831118360272,11.727696982055434,11.724837543146766,11.71741943629112,11.689803331885871,11.638925979732484,11.317352997419956,10.307950188568514,9.961612534705722,9.869316637897194,9.644491706482869,8.979698475061396,7.036498456888172,5.138415577250926,1.9503673972984097,1.8341026714086315)
remove_na = !is.na(rate)
time = time[remove_na]
plot(time,time,type = 'n', ylim = c(0.1859357134044651, 1.454491689313848), xlim = c(-309.554483,-202.513864), ylab = 'Log10 Mean longevity', xlab = 'Time',main='Longevity' )
polygon(c(time, rev(time)), c(log10(maxHPD[remove_na]), rev(log10(minHPD[remove_na]))), col = alpha('#756bb1',0.3), border = NA)
lines(time,log10(rate[remove_na]), col = '#756bb1', lwd=4)

n <- dev.off()
